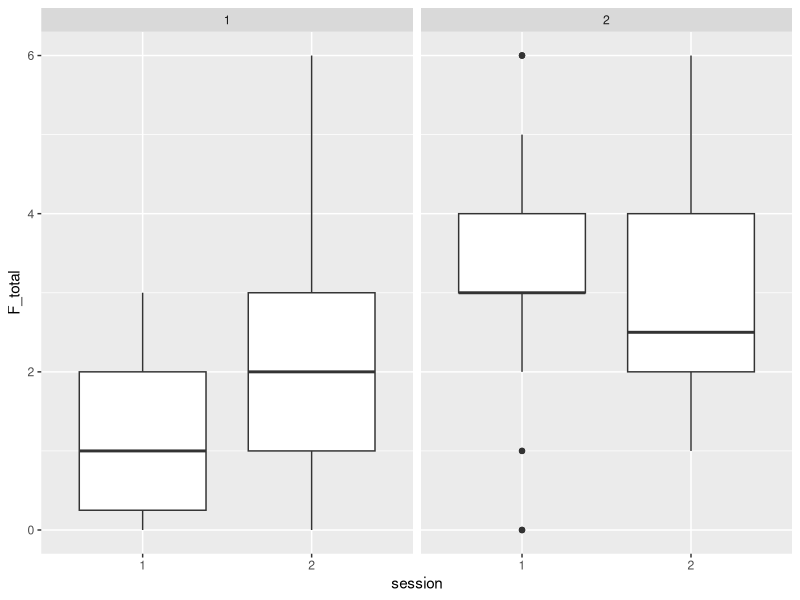
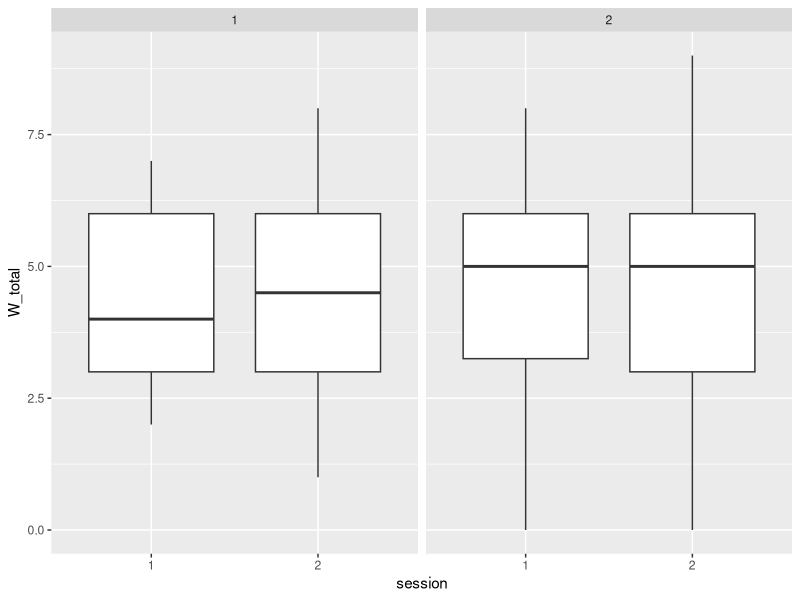
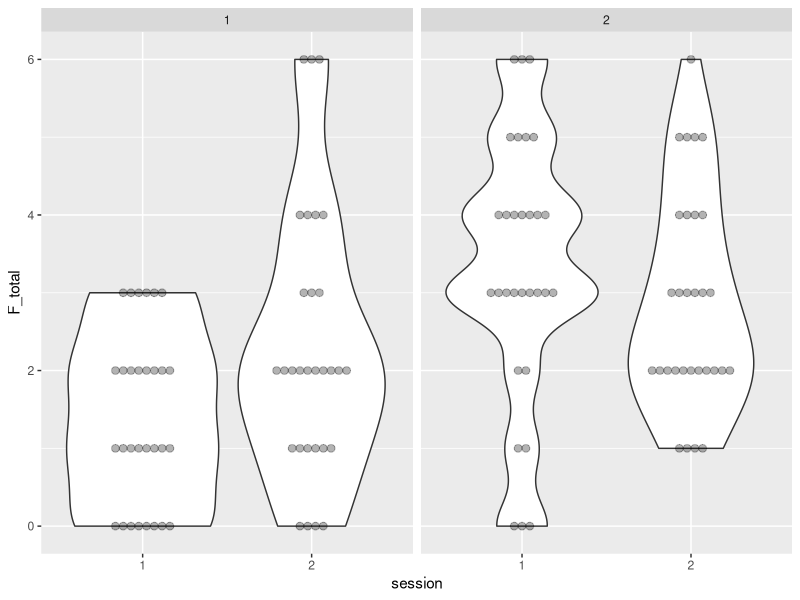
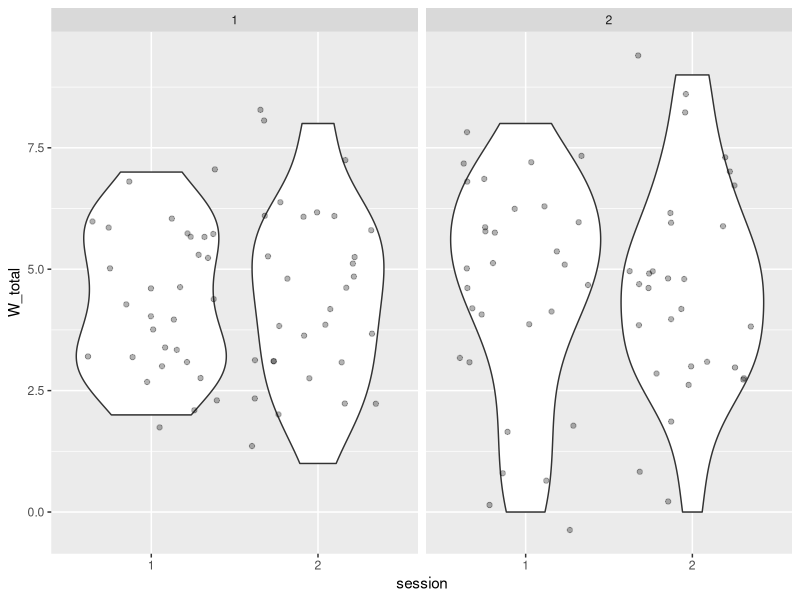
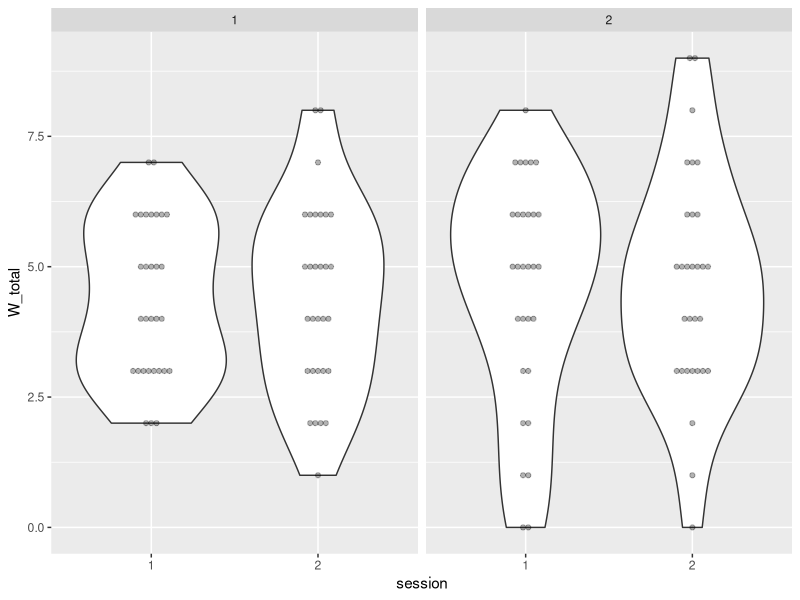

The R source for these figures, in order:
## ---- chunk 1
library(broom)
library(tidyverse)

## ---- chunk 2
# simulating data
# This chunk run well after clicking 'run' but somehow had error when I knitted ('%>%' does not exist). So, I cannot submit html document.
set.seed(1)
df_f <- data.frame(id = rep(1:60, each = 2) %>% as.character,
                 session = rep(2:1, 60),
                 group = rep(1:2, each = 60),
                 F1 = sample.int(4, 120, replace = T) - 1,
                 F2 = sample.int(4, 120, replace = T) - 1,
                 F3 = (sample.int(4, 120, replace = T) - 1)) %>%
  mutate(F3 = F3*(session-1), F2 = F2*(group-1)*(2-session)) %>%
  mutate(group = factor(group))

df_w <- data.frame(id = rep(1:60, each = 2) %>% as.character,
                 session = rep(1:2, 60) %>% factor,
                 group = rep(1:2, each = 60) %>% factor,
                 W1 = sample.int(4, 120, replace = T) - 1,
                 W2 = sample.int(4, 120, replace = T) - 1,
                 W3 = sample.int(4, 120, replace = T) - 1)
## ---- chunk 3
df_f <- df_f  %>% 
  mutate(session = as.factor(session)) # many errors occurred when I tried to change the type of 'session' and 'group'. Q: I still did not understand why only factor works.

df <- full_join(df_f, df_w, by = c("id" = "id", "session" = "session", "group" = "group"), suffix = c("_f", "_w")) 

head(df)

## ---- chunk 4
df$F_total <- rowSums(df[, c('F1', 'F2', 'F3')])

df$W_total <- rowSums(df[, c('W1', 'W2', 'W3')]) 

# I searched all the material and did not find row or column sums were taught. Why it could be an exercise?

head(df)

## ---- chunk 5
df %>%
  ggplot(aes(session, F_total)) + 
  geom_boxplot() +
  facet_wrap(~group)

df %>%
  ggplot(aes(session, W_total)) + 
  geom_boxplot() +
  facet_wrap(~group)

## ---- chunk 6
# try more
df %>%
  ggplot(aes(session, F_total)) + 
  geom_violin() +
  geom_dotplot(binaxis = "y", stackdir = "center", alpha = .3, binwidth = .1) +
  facet_wrap(~group)

# Q: Is binwidth set without specific standard ('exploring multiple widths to find the best to illustrate the stories in your data')? I found the pots was too big when binwidth = 1 (according to data_wrangling_and_plotting_week3)?.

df %>%
  ggplot(aes(session, W_total)) + 
  geom_violin() +
  geom_jitter(alpha = .3) +
  facet_wrap(~group)

# Q: Is the distribution is the original without any calculating or rotation? If so, I prefer this plot to the next one.

# ['The jitter geom is a convenient shortcut for geom_point(position = "jitter"). It adds a small amount of random variation to the location of each point, and is a useful way of handling overplotting caused by discreteness in smaller datasets.']

df %>%
  ggplot(aes(session, W_total)) + 
  geom_violin() +
  geom_dotplot(binaxis = "y", stackdir = "center", alpha = .3, binwidth = .1) +
  facet_wrap(~group)

# ['stackdir: which direction to stack the dots. "up" (default), "down", "center", "centerwhole" (centered, but with dots aligned)']

## ---- chunk 7
# where is 'DV'?
# LM with an interaction effect
F_total.model.1 <- lm(F_total ~ session * group, data = df)

summary(F_total.model.1)

## ---- chunk 8
grouped_F_total1 <- df %>%
  group_by(group)

grouped_F_total1 %>%
  summarise(F_total1 = mean(F_total))

grouped_F_total2 <- df %>%
  group_by(session)

grouped_F_total2 %>%
  summarise(F_total2 = mean(F_total))

## ---- chunk 9
anscombe

anscombe$x_total <- rowSums(anscombe[, c('x1', 'x2', 'x3', 'x4')])

anscombe$y_total <- rowSums(anscombe[, c('y1', 'y2', 'y3', 'y4')]) 

head(anscombe)

## ---- chunk 10
# Exercise 4

# Prepare a **separate R Notebook/Markdown document**, which will be the first draft of your final assignment with your own data. In the draft, include the following:  

# 1. Outline the study design, your research question, DV(s), IV(s)  
# 2. Data wrangling: start from reading in the raw data and show all steps  
# 3. Plot your main result(s)    

# Even if you had already completed some of these steps before, please include all of them in your document. **NOTE: Return either a readable HTML document (.html or .nb.html), or an .Rmd file along with your data, to make it possible for us to review your work!** Make the document as professional-looking as possible (you can, of course, include your comments/questions in the draft). You will get feedback on the draft, based on which you can then make the final version. The final document should be a comprehensive report of your data wrangling process and results. 

# Sorry, recently I have other urgent task for my article and do not have enough time to do this part.

